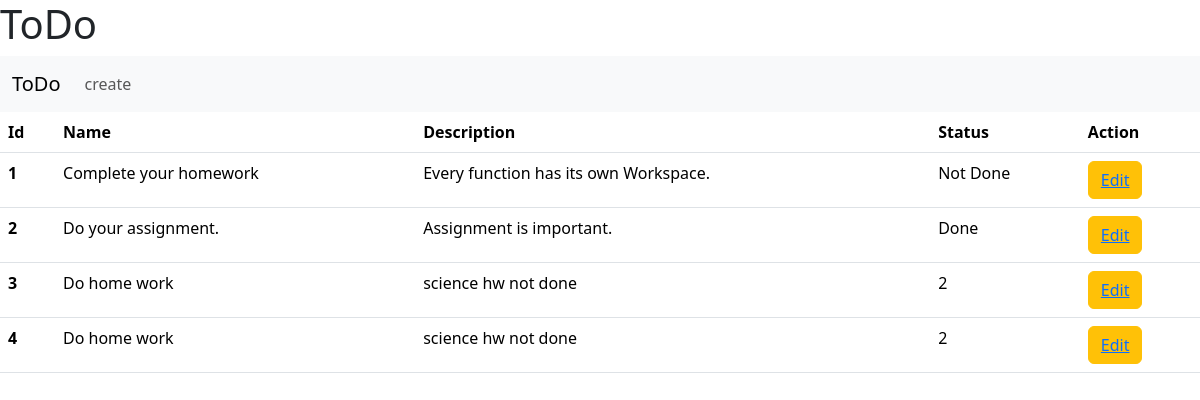
/home/, run on the app's committed database.
### base/models.py (models this page shows, shortened)
class Todo(models.Model):
    name= models.CharField(max_length=300)
    description=models.TextField()
    status=models.CharField(max_length=50,choices=status_list)

### base/views.py (the view)
# urls.py: 2. Add a URL to urlpatterns:  path('', views.home, name='home')
def home(request):
    todo_objects= Todo.objects.all()# query all object from class
    content={'todo':todo_objects}
    return render(request,"index.html",context=content)# context le chai web ma dekhauni kam garxa

### Templates/index.html (shortened to what this page needs)
<!DOCTYPE html>
<html lang="en">
<head>
    <link href="https://cdn.jsdelivr.net/npm/bootstrap@5.3.2/dist/css/bootstrap.min.css" rel="stylesheet">
</head>
<body>
    <h1>ToDo</h1>
    {% include 'navbar.html' %}
    <table class="table">
      <thead>
        <tr>
          <th scope="col">Id</th>
          <th scope="col">Name</th>
          <th scope="col">Description</th>
          <th scope="col">Status</th>
          <th scope="col">Action</th>
        </tr>
      </thead>
      <tbody>
        {% for i in todo %}
          <tr>
            <th scope="row">{{i.id}}</th>
            <td>{{i.name}}</td>
            <td>{{i.description}}</td>
            <td>{{i.status}}</td>
            <td><a href="{% url 'edit' pk=i.id  %}"><button a type="button" class="btn btn-warning">Edit</a></button></td>
          </tr>
        {% endfor %}
      </tbody>
    </table>
</body>
</html>

### Templates/navbar.html (shortened to what this page needs)
<!DOCTYPE html>
<html lang="en">
<head>
</head>
<body>
    <nav class="navbar navbar-expand-lg bg-body-tertiary">
        <div class="container-fluid">
          <a class="navbar-brand" href="{% url 'home' %}">ToDo</a>
          <div class="collapse navbar-collapse" id="navbarNav">
            <ul class="navbar-nav">
              <li class="nav-item">
                <a class="nav-link" href="{% url 'create' %}">create</a>
              </li>
            </ul>
          </div>
        </div>
      </nav>
</body>
</html>

### data on the page
Todo: id "1", name "Complete your homework", description "Every function has its own Workspace.", status "Not Done"
Todo: id "2", name "Do your assignment.", description "Assignment is important.", status "Done"
Todo: id "3", name "Do home work", description "science hw not done", status "2"
Todo: id "4", name "Do home work", description "science hw not done", status "2"
